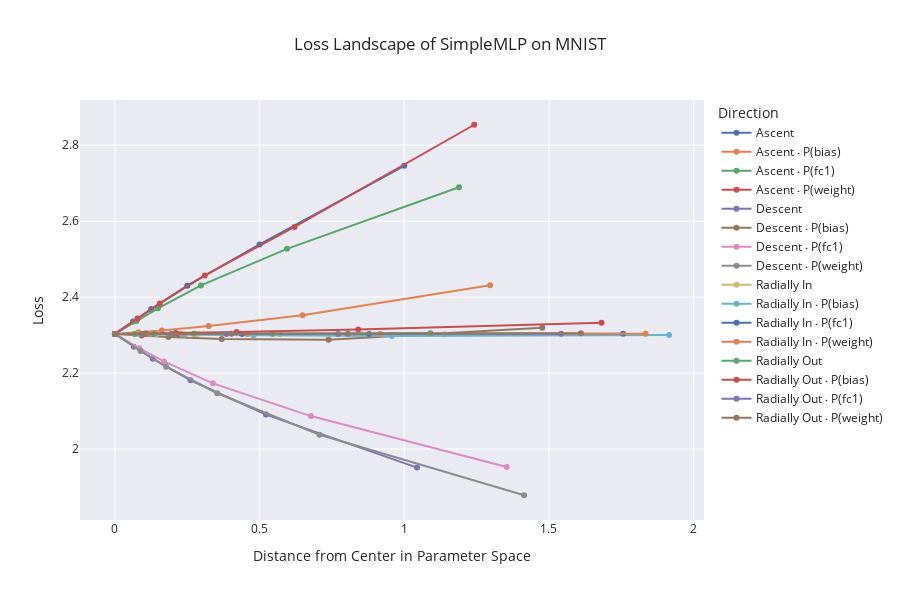

The code cell stored with this chart in its notebook:
### Code cell
import plotly.graph_objects as go

# Create a Plotly figure
fig = go.Figure()

# Plotting directly from grouped data
for direction, data in df.groupby(level='Direction'):
    fig.add_trace(go.Scatter(
        x=data.index.get_level_values('Distance'),
        y=data['Loss'],
        mode='lines+markers',
        name=direction
    ))

# Set axis labels and title with adjusted figure dimensions
fig.update_layout(
    title=f'Loss Landscape of {center_model.__class__.__name__} on {dataset.__class__.__name__}',
    xaxis_title='Distance from Center in Parameter Space',
    yaxis_title='Loss',
    legend_title='Direction',
    template='seaborn',
    height=600,
)


# Show the figure
fig.show()

### Figure 1 — Plotly figure (JSON) as saved in the notebook; plotly's stock layout.template omitted (floating-point values rounded to 4 significant figures)
{"data": [{"mode": "lines+markers", "name": "Ascent", "type": "scatter", "x": [0, 0.0625, 0.125, 0.25, 0.5, 1], "y": [2.303, 2.336, 2.368, 2.43, 2.539, 2.746]}, {"mode": "lines+markers", "name": "Ascent ⋅ P(bias)", "type": "scatter", "x": [0, 0.08105, 0.1621, 0.3242, 0.6484, 1.297], "y": [2.303, 2.307, 2.312, 2.324, 2.352, 2.431]}, {"mode": "lines+markers", "name": "Ascent ⋅ P(fc1)", "type": "scatter", "x": [0, 0.07433, 0.1487, 0.2973, 0.5946, 1.189], "y": [2.303, 2.337, 2.371, 2.431, 2.527, 2.689]}, {"mode": "lines+markers", "name": "Ascent ⋅ P(weight)", "type": "scatter", "x": [0, 0.07762, 0.1552, 0.3105, 0.6209, 1.242], "y": [2.303, 2.344, 2.383, 2.457, 2.585, 2.854]}, {"mode": "lines+markers", "name": "Descent", "type": "scatter", "x": [0, 0.06527, 0.1305, 0.2611, 0.5221, 1.044], "y": [2.303, 2.27, 2.238, 2.181, 2.091, 1.951]}, {"mode": "lines+markers", "name": "Descent ⋅ P(bias)", "type": "scatter", "x": [0, 0.0923, 0.1846, 0.3692, 0.7384, 1.477], "y": [2.303, 2.299, 2.295, 2.29, 2.288, 2.319]}, {"mode": "lines+markers", "name": "Descent ⋅ P(fc1)", "type": "scatter", "x": [0, 0.08464, 0.1693, 0.3386, 0.6771, 1.354], "y": [2.303, 2.265, 2.231, 2.173, 2.087, 1.953]}, {"mode": "lines+markers", "name": "Descent ⋅ P(weight)", "type": "scatter", "x": [0, 0.08839, 0.1768, 0.3536, 0.7071, 1.414], "y": [2.303, 2.258, 2.217, 2.147, 2.037, 1.878]}, {"mode": "lines+markers", "name": "Radially In", "type": "scatter", "x": [0, 0.07117, 0.1423, 0.2847, 0.5694, 1.139], "y": [2.303, 2.303, 2.303, 2.303, 2.303, 2.302]}, {"mode": "lines+markers", "name": "Radially In ⋅ P(bias)", "type": "scatter", "x": [0, 0.1197, 0.2394, 0.4788, 0.9576, 1.915], "y": [2.303, 2.302, 2.301, 2.299, 2.298, 2.3]}, {"mode": "lines+markers", "name": "Radially In ⋅ P(fc1)", "type": "scatter", "x": [0, 0.1098, 0.2195, 0.4391, 0.8781, 1.756], "y": [2.303, 2.303, 2.303, 2.303, 2.303, 2.303]}, {"mode": "lines+markers", "name": "Radially In ⋅ P(weight)", "type": "scatter", "x": [0, 0.1146, 0.2293, 0.4585, 0.917, 1.834], "y": [2.303, 2.303, 2.303, 2.303, 2.303, 2.303]}, {"mode": "lines+markers", "name": "Radially Out", "type": "scatter", "x": [0, 0.06816, 0.1363, 0.2726, 0.5453, 1.091], "y": [2.303, 2.303, 2.303, 2.303, 2.304, 2.305]}, {"mode": "lines+markers", "name": "Radially Out ⋅ P(bias)", "type": "scatter", "x": [0, 0.1051, 0.2102, 0.4204, 0.8409, 1.682], "y": [2.303, 2.304, 2.305, 2.308, 2.315, 2.332]}, {"mode": "lines+markers", "name": "Radially Out ⋅ P(fc1)", "type": "scatter", "x": [0, 0.09639, 0.1928, 0.3856, 0.7711, 1.542], "y": [2.303, 2.303, 2.303, 2.303, 2.303, 2.303]}, {"mode": "lines+markers", "name": "Radially Out ⋅ P(weight)", "type": "scatter", "x": [0, 0.1007, 0.2013, 0.4026, 0.8052, 1.61], "y": [2.303, 2.303, 2.303, 2.303, 2.304, 2.305]}], "layout": {"height": 600, "legend": {"title": {"text": "Direction"}}, "title": {"text": "Loss Landscape of SimpleMLP on MNIST"}, "xaxis": {"title": {"text": "Distance from Center in Parameter Space"}}, "yaxis": {"title": {"text": "Loss"}}}}
